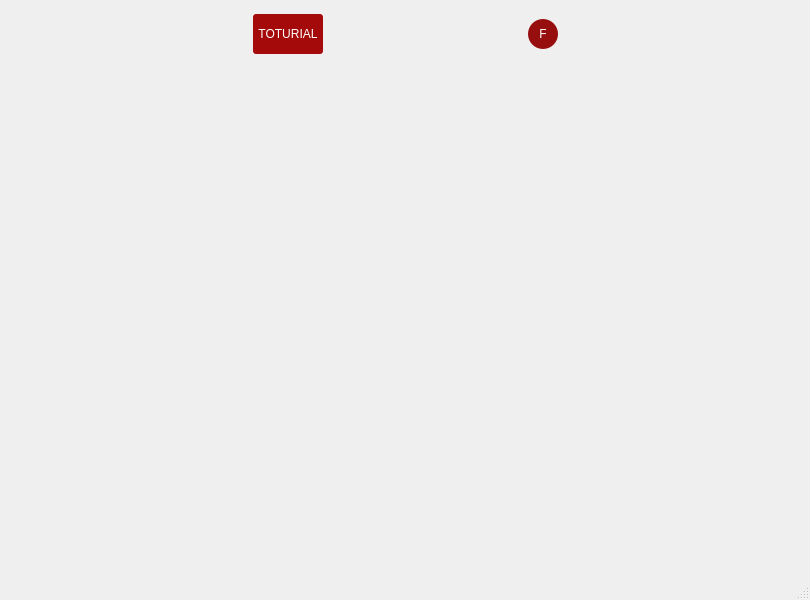
<?xml version="1.0" encoding="UTF-8"?>
<ui version="4.0">
 <class>MainWindow</class>
 <widget class="QMainWindow" name="MainWindow">
  <property name="geometry">
   <rect>
    <x>0</x>
    <y>0</y>
    <width>810</width>
    <height>600</height>
   </rect>
  </property>
  <property name="windowTitle">
   <string>MainWindow</string>
  </property>
  <widget class="QWidget" name="centralwidget">
   <layout class="QVBoxLayout" name="verticalLayout" stretch="0,1">
    <item>
     <layout class="QHBoxLayout" name="horizontalLayout">
      <property name="spacing">
       <number>1</number>
      </property>
      <property name="sizeConstraint">
       <enum>QLayout::SetNoConstraint</enum>
      </property>
      <item>
       <spacer name="horizontalSpacer_2">
        <property name="orientation">
         <enum>Qt::Horizontal</enum>
        </property>
        <property name="sizeHint" stdset="0">
         <size>
          <width>40</width>
          <height>20</height>
         </size>
        </property>
       </spacer>
      </item>
      <item>
       <widget class="QPushButton" name="pushButton">
        <property name="styleSheet">
         <string notr="true">QPushButton
{
  color: white;
  background-color: #A40A0A;
  height: 40px;
  width: 70px;
  border-width: 0px;
  border-radius: 3px;
}

QPushButton:pressed
{
  background-color: #C53434;
  
}</string>
        </property>
        <property name="text">
         <string>TOTURIAL</string>
        </property>
       </widget>
      </item>
      <item>
       <widget class="QPushButton" name="pushButton_2">
        <property name="styleSheet">
         <string notr="true">QPushButton
{
  color: white;
  width:50px;
  height:50px;
 background-color:transparent;
  border-width: 0px;
  border-radius: 3px;
   image: url(:/Images/images/icon_01.png);
}

QPushButton:hover
{
  background-color: #A9A9A9;
  
}</string>
        </property>
        <property name="text">
         <string/>
        </property>
       </widget>
      </item>
      <item>
       <widget class="QPushButton" name="pushButton_3">
        <property name="styleSheet">
         <string notr="true">QPushButton
{
  color: white;
  width:50px;
  height:50px;
  background-color:transparent;
  border-width: 0px;
  border-radius: 3px;
   image: url(:/Images/images/icon_02.png);
}
QPushButton:hover
{
  background-color: #A9A9A9;
  
}</string>
        </property>
        <property name="text">
         <string/>
        </property>
       </widget>
      </item>
      <item>
       <widget class="QPushButton" name="pushButton_4">
        <property name="styleSheet">
         <string notr="true">QPushButton
{
  color: white;
  width:50px;
  height:50px;
 background-color:transparent;
  border-width: 0px;
  border-radius: 3px;
   image: url(:/Images/images/icon_03.png);
}
QPushButton:hover
{
  background-color: #A9A9A9;
  
}</string>
        </property>
        <property name="text">
         <string/>
        </property>
       </widget>
      </item>
      <item>
       <widget class="QPushButton" name="btnMenuTaskList">
        <property name="styleSheet">
         <string notr="true">QPushButton
{
  color: white;
  width:50px;
  height:50px;
background-color:transparent;
  border-width: 0px;
  border-radius: 3px;
   image: url(:/Images/images/icon_04.png);
}
QPushButton:hover
{
  background-color: #A9A9A9;
  
}</string>
        </property>
        <property name="text">
         <string/>
        </property>
       </widget>
      </item>
      <item>
       <widget class="QPushButton" name="pushButton_6">
        <property name="styleSheet">
         <string notr="true">QPushButton
{
  color: white;
  background-color: rgb(150, 14, 14);
  width:30px;
  height:30px;
  border-width: 0px;
  border-radius: 15px;
}
QPushButton:hover
{
  background-color: rgb(150, 54, 54);
}</string>
        </property>
        <property name="text">
         <string>F</string>
        </property>
       </widget>
      </item>
      <item>
       <spacer name="horizontalSpacer">
        <property name="orientation">
         <enum>Qt::Horizontal</enum>
        </property>
        <property name="sizeHint" stdset="0">
         <size>
          <width>40</width>
          <height>20</height>
         </size>
        </property>
       </spacer>
      </item>
     </layout>
    </item>
    <item>
     <widget class="QWidget" name="widget" native="true">
      <layout class="QVBoxLayout" name="verticalLayout_2">
       <property name="spacing">
        <number>0</number>
       </property>
       <property name="leftMargin">
        <number>0</number>
       </property>
       <property name="topMargin">
        <number>0</number>
       </property>
       <property name="rightMargin">
        <number>0</number>
       </property>
       <property name="bottomMargin">
        <number>0</number>
       </property>
       <item>
        <layout class="QVBoxLayout" name="pageLayoutContainer"/>
       </item>
      </layout>
     </widget>
    </item>
   </layout>
  </widget>
  <widget class="QStatusBar" name="statusbar"/>
 </widget>
 <resources/>
 <connections/>
</ui>
